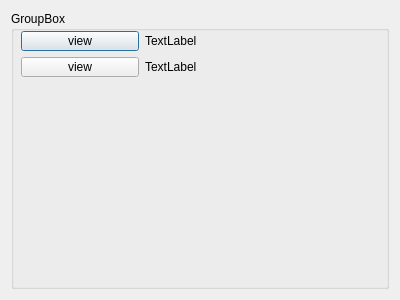
<?xml version="1.0" encoding="UTF-8"?>
<ui version="4.0">
 <class>Dialog_2</class>
 <widget class="QDialog" name="Dialog_2">
  <property name="geometry">
   <rect>
    <x>0</x>
    <y>0</y>
    <width>400</width>
    <height>300</height>
   </rect>
  </property>
  <property name="windowTitle">
   <string>Dialog</string>
  </property>
  <layout class="QHBoxLayout" name="horizontalLayout">
   <item>
    <widget class="QGroupBox" name="groupBox">
     <property name="title">
      <string>GroupBox</string>
     </property>
     <widget class="QWidget" name="">
      <property name="geometry">
       <rect>
        <x>10</x>
        <y>20</y>
        <width>241</width>
        <height>46</height>
       </rect>
      </property>
      <layout class="QVBoxLayout" name="verticalLayout">
       <item>
        <layout class="QHBoxLayout" name="horizontalLayout_3">
         <item>
          <widget class="QPushButton" name="pushButton">
           <property name="text">
            <string>view</string>
           </property>
          </widget>
         </item>
         <item>
          <widget class="QLabel" name="label">
           <property name="text">
            <string>TextLabel</string>
           </property>
          </widget>
         </item>
        </layout>
       </item>
       <item>
        <layout class="QHBoxLayout" name="horizontalLayout_2">
         <item>
          <widget class="QPushButton" name="pushButton_2">
           <property name="text">
            <string>view</string>
           </property>
          </widget>
         </item>
         <item>
          <widget class="QLabel" name="label_2">
           <property name="text">
            <string>TextLabel</string>
           </property>
          </widget>
         </item>
        </layout>
       </item>
      </layout>
     </widget>
    </widget>
   </item>
  </layout>
 </widget>
 <resources/>
 <connections/>
</ui>
